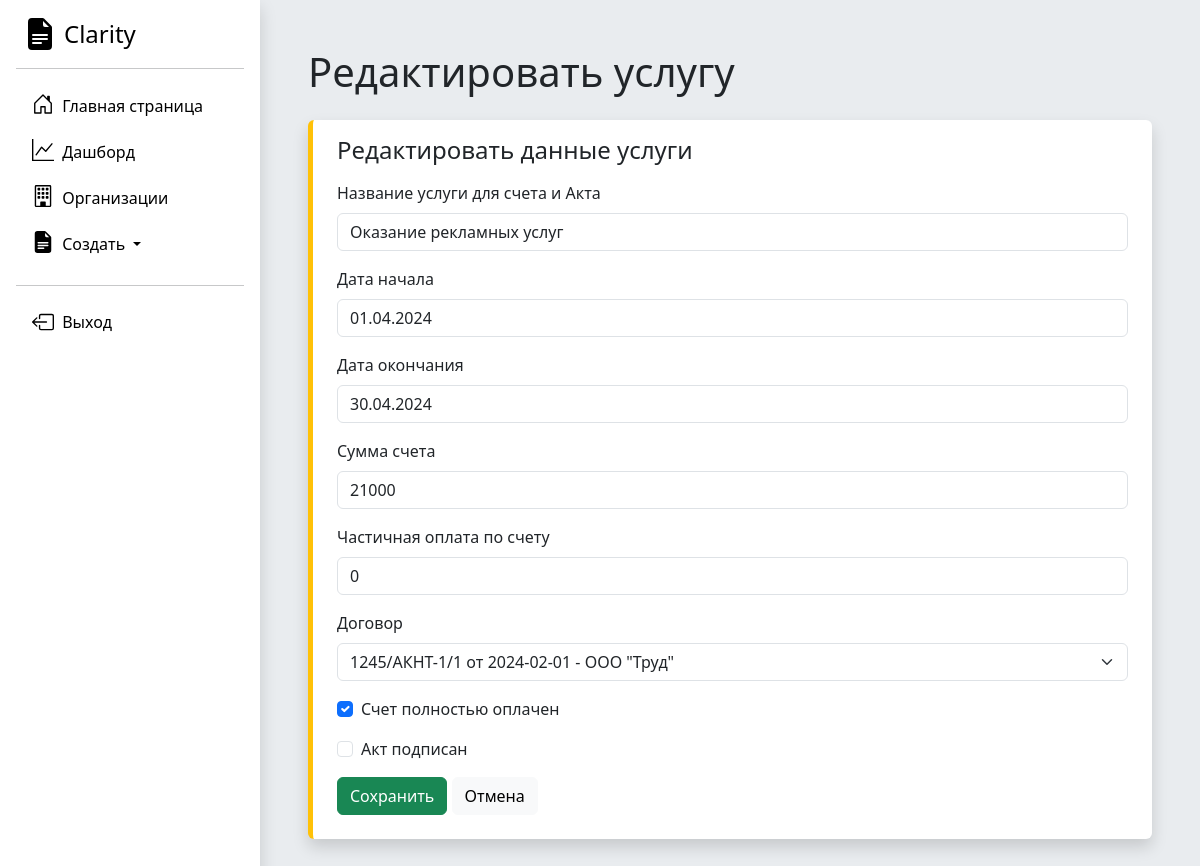
Page /service/1/edit/ (signed in) on the committed database.
### Accounting/models.py (models this page shows, shortened)
class Service(models.Model):
    service_name = models.CharField('Название оказываемой услуги для счета и Акта', max_length=250)
    date_start = models.DateField('Дата начала оказания услуги')
    date_end = models.DateField('Дата окончания оказания услуги')
    price = models.IntegerField('Оплата за услугу')
    payment_made = models.IntegerField('Сумма частичной оплаты счета', db_default=0)
    dogovor = models.ForeignKey(Dogovor, on_delete=models.CASCADE)
    full_payment = models.BooleanField('Счет полностью оплачен')
    act_approved = models.BooleanField("Акт подписан")
    class Meta:
        verbose_name = "Услуга (локализованный этап)"
        verbose_name_plural = "Услуги (локализованные этапы)"

### Accounting/views.py (the view, shortened to what this page needs)
# urls.py: path('service/<int:pk>/edit/', views.service_edit, name='service-edit'),
@login_required
def service_edit(request, pk):
    service = Service.objects.get(id=pk)
    error = ''
    form = ServiceForm(instance=service)
    context = {
        'form': form,
        'service': service,
        'error': error
    }
    return render(request, 'Accounting/service-edit.html', context)

### Accounting/models.py (called while the page is built)
    def __str__(self):
        return self.short_name

    def __str__(self):
        Field_in_django = (f'{self.nomer_dogovora} от {self.date_of_signing} - {self.organization}')
        return Field_in_django

### DAM/templates/Accounting/service-edit.html (shortened to what this page needs)
{% extends 'Accounting/base.html' %}
{% block content %}
<h1 class="mb-4">Редактировать услугу</h1>
<div class="card shadow p-3 rounded border-top-0 border-end-0 border-bottom-0 border-5 border-warning">
    <h4 class="ms-2">Редактировать данные услуги </h4>
  <div class="m-2">
<form method="POST">
<div class="mb-3">
    <label class="form-label">Название услуги для счета и Акта</label>
{{ form.service_name }}
</div>
<div class="mb-3">
    <label class="form-label">Дата начала</label>
{{ form.date_start }}
</div>
<div class="mb-3">
    <label class="form-label">Дата окончания</label>
{{ form.date_end }}
</div>
<div class="mb-3">
    <label class="form-label">Сумма счета</label>
{{ form.price }}
</div>
<div class="mb-3">
    <label class="form-label">Частичная оплата по счету</label>
{{ form.payment_made }}
</div>
<div class="mb-3">
    <label class="form-label">Договор</label>
{{ form.dogovor }}
</div>
<div class="form-check mb-3">
  {{ form.full_payment }}
  <label class="form-check-label">Счет полностью оплачен</label>
</div>
<div class="form-check mb-3">
  {{ form.act_approved }}
  <label class="form-check-label">Акт подписан</label>
</div>
<div class="d-grid gap-2 d-md-block">
     <button type="submit"  class="btn btn-success" type="button">Сохранить</button>
     <a class="btn btn-light" href="/service/{{ service.id }}">Отмена</a>
</div>
</form>
</div>
</div>
{% endblock %}

### rows in the picture
Service: service_name "Оказание рекламных услуг", date_start "01.04.2024", date_end "30.04.2024", price "21000", payment_made "0", dogovor "1245/АКНТ-1/1 от 2024-02-01 - ООО \"Труд\"", full_payment "☑"
